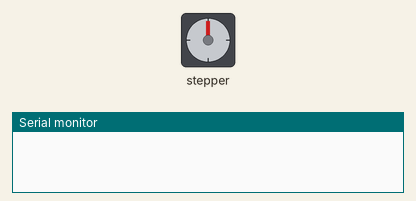
Simulated run of this sketch. Board: Arduino Uno, built with avr-gcc and run on an emulated ATmega328P. Shown: stepper motor, the last lines printed to the serial monitor. Wiring (inferred from the names in the program): stepper motor (2048 steps per turn assumed): coils A0, A1, A2, A3.

Above: at 0.1 s.
At 0.85 s:
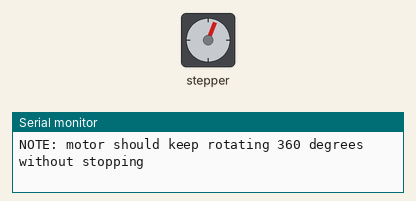
At 20.28 s:
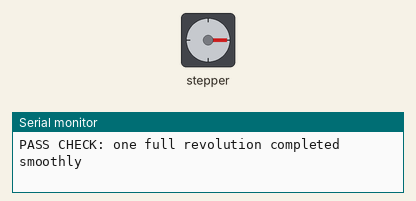
At 39.72 s:
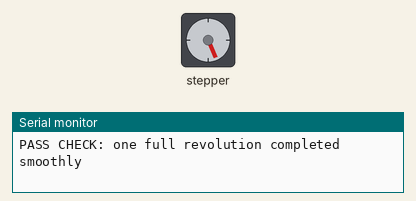
Timing chart, 0 to 40.0 s (numbered marks = the images above):
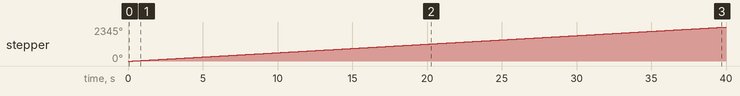

Measured:
- by itself, stepper: keeps turning clockwise at about 59°/s

The sketch:

06_stepper_28byj48_test.ino
```cpp
/*
  06_stepper_28byj48_test
  Isolated acceptance test for 28BYJ-48 + ULN2003.
*/

#define STEPPER_IN1 A0
#define STEPPER_IN2 A1
#define STEPPER_IN3 A2
#define STEPPER_IN4 A3

const int stepperPins[4] = {STEPPER_IN1, STEPPER_IN2, STEPPER_IN3, STEPPER_IN4};

const int halfStepSequence[8][4] = {
  {1, 0, 0, 0},
  {1, 1, 0, 0},
  {0, 1, 0, 0},
  {0, 1, 1, 0},
  {0, 0, 1, 0},
  {0, 0, 1, 1},
  {0, 0, 0, 1},
  {1, 0, 0, 1}
};

int halfIndex = 0;
unsigned long stepCounter = 0;
bool introPrinted = false;
const unsigned int HALF_STEP_DELAY_US = 1465;

void printIntro() {
  Serial.println(F("START: 06_stepper_28byj48_test"));
  Serial.println(F("PART: 28BYJ-48 + ULN2003"));
  Serial.println(F("PINS: IN1=A0, IN2=A1, IN3=A2, IN4=A3"));
  Serial.println(F("POWER: use external 5V supply with shared GND"));
  Serial.println(F("MODE: continuous 360-degree rotation"));
  Serial.println(F("PASS CHECK: smooth continuous spin, fixed direction, no pauses, no abnormal heating"));
  Serial.println(F("FAIL SYMPTOM: buzzing without motion, random direction, skipped steps, pauses or strong shaking"));
  Serial.println();
}

void stepperOff() {
  for (int i = 0; i < 4; i++) {
    digitalWrite(stepperPins[i], LOW);
  }
}

void doHalfStep(int steps, int dir, unsigned int stepDelayUs) {
  for (int i = 0; i < steps; i++) {
    for (int pin = 0; pin < 4; pin++) {
      digitalWrite(stepperPins[pin], halfStepSequence[halfIndex][pin]);
    }
    halfIndex += dir;
    if (halfIndex >= 8) halfIndex = 0;
    if (halfIndex < 0) halfIndex = 7;
    stepCounter++;
    delayMicroseconds(stepDelayUs);
  }
}

void setup() {
  Serial.begin(115200);

  for (int i = 0; i < 4; i++) {
    pinMode(stepperPins[i], OUTPUT);
  }
  stepperOff();

  delay(250);
  printIntro();
}

void loop() {
  if (!introPrinted) {
    Serial.println(F("RUNNING: half-step clockwise continuous rotation"));
    Serial.println(F("NOTE: motor should keep rotating 360 degrees without stopping"));
    introPrinted = true;
  }

  doHalfStep(256, 1, HALF_STEP_DELAY_US);

  if (stepCounter >= 4096UL) {
    Serial.println(F("PASS CHECK: one full revolution completed smoothly"));
    stepCounter = 0;
  }
}
```
